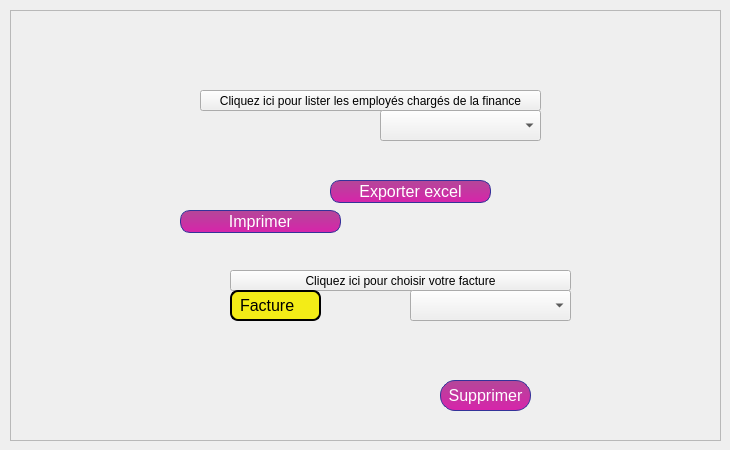
    <widget class="QWidget" name="tab">
     <attribute name="title">
      <string>Acceuil</string>
     </attribute>
     <widget class="QFrame" name="frame">
      <property name="geometry">
       <rect>
        <x>10</x>
        <y>10</y>
        <width>711</width>
        <height>431</height>
       </rect>
      </property>
      <property name="frameShape">
       <enum>QFrame::StyledPanel</enum>
      </property>
      <property name="frameShadow">
       <enum>QFrame::Raised</enum>
      </property>
      <widget class="QPushButton" name="pbimp_2">
       <property name="geometry">
        <rect>
         <x>320</x>
         <y>170</y>
         <width>161</width>
         <height>23</height>
        </rect>
       </property>
       <property name="font">
        <font>
         <pointsize>12</pointsize>
        </font>
       </property>
       <property name="styleSheet">
        <string notr="true">QPushButton {
color: white;
	background-color: qlineargradient(spread:pad, x1:0.122, y1:0.988636, x2:0.118, y2:0, stop:0.0147059 rgba(214, 37, 170, 255), stop:0.936275 rgba(182, 69, 154, 255));
border-width: 1px;
border-color: #339;
border-style: solid;
border-radius: 10;
padding: -16px 0px;
min-height: 32px;
min-width: 60px;	
}
QPushButton:hover {
color: white;
background-color: qlineargradient(spread:pad, x1:0.122, y1:0.988636, x2:0.118, y2:0, stop:0.00490196 rgba(255, 0, 191, 255), stop:0.696078 rgba(174, 72, 150, 255), stop:1 rgba(242, 242, 242, 255));
border-width: 1px;
border-color: #339;
border-style: solid;
border-radius: 10;
padding: -16px 0px;
min-height: 32px;
min-width: 60px;	
}</string>
       </property>
       <property name="text">
        <string>Exporter excel</string>
       </property>
      </widget>
      <widget class="QPushButton" name="pushButton_10">
       <property name="geometry">
        <rect>
         <x>220</x>
         <y>260</y>
         <width>341</width>
         <height>21</height>
        </rect>
       </property>
       <property name="text">
        <string>Cliquez ici pour choisir votre facture</string>
       </property>
      </widget>
      <widget class="QPushButton" name="pushButton_employe">
       <property name="geometry">
        <rect>
         <x>190</x>
         <y>80</y>
         <width>341</width>
         <height>21</height>
        </rect>
       </property>
       <property name="text">
        <string>Cliquez ici pour lister les employés chargés de la finance</string>
       </property>
      </widget>
      <widget class="QPushButton" name="pb_supp_form_2">
       <property name="geometry">
        <rect>
         <x>430</x>
         <y>370</y>
         <width>91</width>
         <height>31</height>
        </rect>
       </property>
       <property name="font">
        <font>
         <pointsize>12</pointsize>
        </font>
       </property>
       <property name="styleSheet">
        <string notr="true">QPushButton {
color: white;
border:15px;
	background-color: qlineargradient(spread:pad, x1:0.122, y1:0.988636, x2:0.118, y2:0, stop:0.0147059 rgba(214, 37, 170, 255), stop:0.936275 rgba(182, 69, 154, 255));
border-width: 1px;
border-color: #339;
border-style: solid;
border-radius: 15;
padding: -16px 0px;
min-height: 32px;
min-width: 60px;	
}
QPushButton:hover {
color: white;
	background-color: qlineargradient(spread:pad, x1:0.122, y1:0.988636, x2:0.118, y2:0, stop:0.00490196 rgba(255, 0, 191, 255), stop:0.696078 rgba(174, 72, 150, 255), stop:1 rgba(242, 242, 242, 255));
border-width: 1px;
border-color: #339;
border-style: solid;
border-radius: 15;
padding: -16px 0px;
min-height: 32px;
min-width: 60px;	
}</string>
       </property>
       <property name="text">
        <string>Supprimer</string>
       </property>
      </widget>
      <widget class="QComboBox" name="comboBox_3">
       <property name="geometry">
        <rect>
         <x>370</x>
         <y>100</y>
         <width>161</width>
         <height>31</height>
        </rect>
       </property>
      </widget>
      <widget class="QPushButton" name="pbimp_3">
       <property name="geometry">
        <rect>
         <x>170</x>
         <y>200</y>
         <width>161</width>
         <height>23</height>
        </rect>
       </property>
       <property name="font">
        <font>
         <pointsize>12</pointsize>
        </font>
       </property>
       <property name="styleSheet">
        <string notr="true">QPushButton {
color: white;
	background-color: qlineargradient(spread:pad, x1:0.122, y1:0.988636, x2:0.118, y2:0, stop:0.0147059 rgba(214, 37, 170, 255), stop:0.936275 rgba(182, 69, 154, 255));
border-width: 1px;
border-color: #339;
border-style: solid;
border-radius: 10;
padding: -16px 0px;
min-height: 32px;
min-width: 60px;	
}
QPushButton:hover {
color: white;
background-color: qlineargradient(spread:pad, x1:0.122, y1:0.988636, x2:0.118, y2:0, stop:0.00490196 rgba(255, 0, 191, 255), stop:0.696078 rgba(174, 72, 150, 255), stop:1 rgba(242, 242, 242, 255));
border-width: 1px;
border-color: #339;
border-style: solid;
border-radius: 10;
padding: -16px 0px;
min-height: 32px;
min-width: 60px;	
}</string>
       </property>
       <property name="text">
        <string>Imprimer</string>
       </property>
      </widget>
      <widget class="QComboBox" name="comboBox_4">
       <property name="geometry">
        <rect>
         <x>400</x>
         <y>280</y>
         <width>161</width>
         <height>31</height>
        </rect>
       </property>
      </widget>
      <widget class="QLabel" name="label_21">
       <property name="enabled">
        <bool>true</bool>
       </property>
       <property name="geometry">
        <rect>
         <x>220</x>
         <y>280</y>
         <width>91</width>
         <height>31</height>
        </rect>
       </property>
       <property name="font">
        <font>
         <pointsize>12</pointsize>
        </font>
       </property>
       <property name="styleSheet">
        <string notr="true">QLabel {
	color: rgb(0, 0, 0);
	background-color: rgb(243, 236, 23);
border: 2px solid;
border-radius: 8px;
padding: 2px 4px;
}</string>
       </property>
       <property name="text">
        <string>Facture</string>
       </property>
      </widget>
     </widget>
    </widget>
